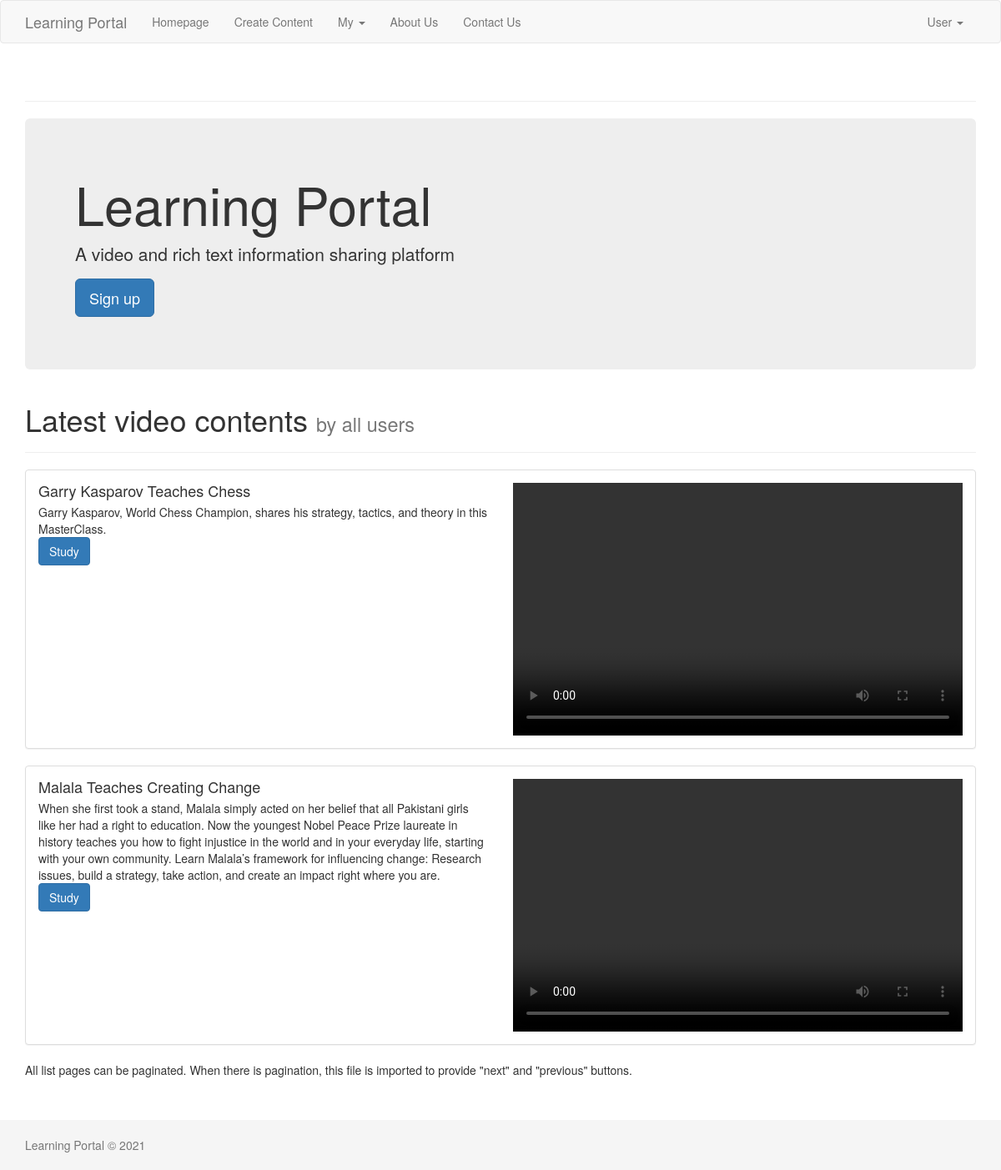
The page / on the database its author committed.
### learningportal/models.py (models this page shows, shortened)
class Content(models.Model):
    title = models.CharField(max_length=255, unique=False)
    slug = AutoSlugField(populate_from=['title'])
    short_description = models.TextField(blank=True)
    text = RichTextUploadingField(blank=True)
    video = models.FileField(upload_to="videos/", blank=True)
    date_created = CreationDateTimeField()
    date_modified = ModificationDateTimeField()
    user = models.ForeignKey(settings.AUTH_USER_MODEL, on_delete=models.SET_NULL, null=True, blank=True)
    class Meta:
        verbose_name_plural = "Contents"
    def get_absolute_url(self):
        from django.urls import reverse
        return reverse('content-detail', kwargs={'slug': self.slug})

### learningportal/views.py (the view)
# urls.py: path('', Homepage.as_view(), name='homepage'),
class Homepage(ListView):
    model = Content
    paginate_by = 12  # homepage is paginated
    ordering = ['-id', ]
    page_kwarg = 'page'
    template_name = 'learningportal/homepage.html'

### templates/learningportal/homepage.html (shortened to what this page needs)
{% extends 'base.html' %}
{% block content %}
    <div class="row">
        <div class="col-xs-12">
            <div class="jumbotron">
                <h1>Learning Portal</h1>
                <p>A video and rich text information sharing platform</p>
                {% if user.is_authenticated %}
                {% else %}
                    <p><a class="btn btn-primary btn-lg" href="{% url 'signup' %}" role="button">Sign up</a></p>
                {% endif %}
            </div>
            <div class="page-header">
                <h1>Latest video contents <small>by all users</small></h1>
            </div>
        </div>
    </div>
    {% if object_list %}
        <div class="row">
            {% for object in object_list %}
                {% if object.video %}
                    <div class="col-xs-12">
                        <div class="panel panel-default">
                            <div class="panel-body">
                                <div class="row">
                                    <div class="col-xs-12 col-md-6">
                                        <div class="media">
                                            <div class="media-body">
                                                <h4 class="media-heading">{{ object.title }}</h4>
                                                {{ object.short_description }}
                                                <br>
                                                <div class="btn-group" role="group" aria-label="...">
                                                    <a href="{{ object.get_absolute_url }}">
                                                        <button type="button" class="btn btn-primary">Study</button>
                                                    </a>
                                                </div>
                                            </div>
                                        </div>
                                        <br>
                                    </div>
                                    <div class="col-xs-12 col-md-6">
                                        <div class="embed-responsive embed-responsive-16by9">
                                            <video controls>
                                                <source src="{{ object.video.url }}" type="video/mp4">
                                            </video>
                                        </div>
                                    </div>
                                </div>
                            </div>
                        </div>
                    </div>
                {% endif %}
            {% endfor %}
        </div>
    {% else %}
        List is empty.
    {% endif %}
{% include "paginator.html" %}
{% endblock content %}

### rows shown on the page
Content: title "Garry Kasparov Teaches Chess", short_description "Garry Kasparov, World Chess Champion, shares his strategy, tactics, and theory in this MasterClass."
Content: title "Malala Teaches Creating Change", short_description "When she first took a stand, Malala simply acted on her belief that all Pakistani girls like her had a right to education. Now the youngest Nobel Peace Prize laureate in history teaches you how to fight injustice in the world and in your everyday life, starting with your own community. Learn Malala’s framework for influencing change: Research issues, build a strategy, take action, and create an impact right where you are."
